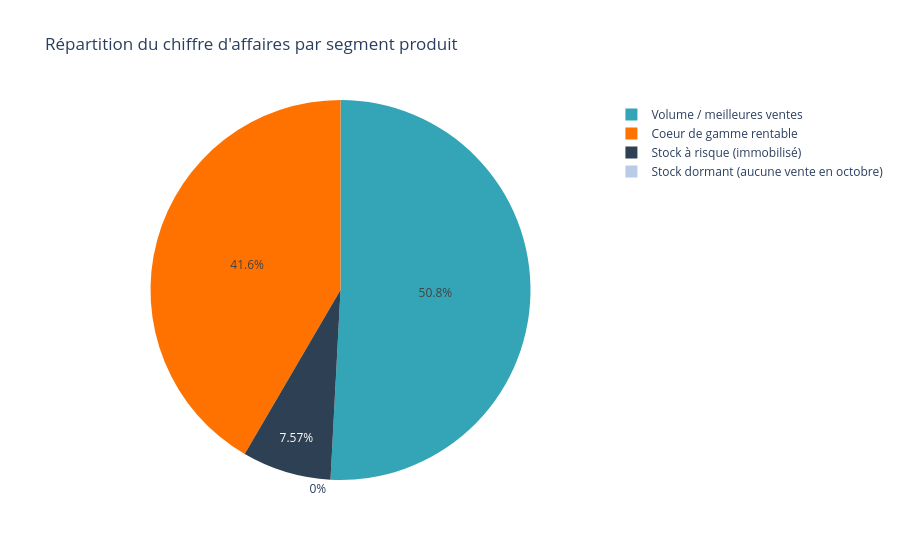

Notebook cell for this chart:
### Code cell
#Répartition du CA par segment (vision CODIR)
ca_par_segment = df.groupby('nom_segment')['ca_par_article'].sum().sort_values(ascending=False)
fig2 = px.pie(values=ca_par_segment.values, names=ca_par_segment.index,
              title="Répartition du chiffre d'affaires par segment produit",
              color_discrete_sequence=['#33A5B6','#FF7200','#2E4053','#B8CCE8'])
fig2.show()

### Figure 1 — Plotly figure (JSON) as saved in the notebook; plotly's stock layout.template omitted (floating-point values rounded to 4 significant figures)
{"data": [{"domain": {"x": [0.0, 1.0], "y": [0.0, 1.0]}, "hovertemplate": "label=%{label}<br>value=%{value}<extra></extra>", "labels": ["Volume / meilleures ventes", "Coeur de gamme rentable", "Stock à risque (immobilisé)", "Stock dormant (aucune vente en octobre)"], "legendgroup": "", "name": "", "showlegend": true, "type": "pie", "values": [72960.0, 59680.0, 10870.0, 0.0]}], "layout": {"legend": {"tracegroupgap": 0}, "piecolorway": ["#33A5B6", "#FF7200", "#2E4053", "#B8CCE8"], "title": {"text": "Répartition du chiffre d'affaires par segment produit"}}}
